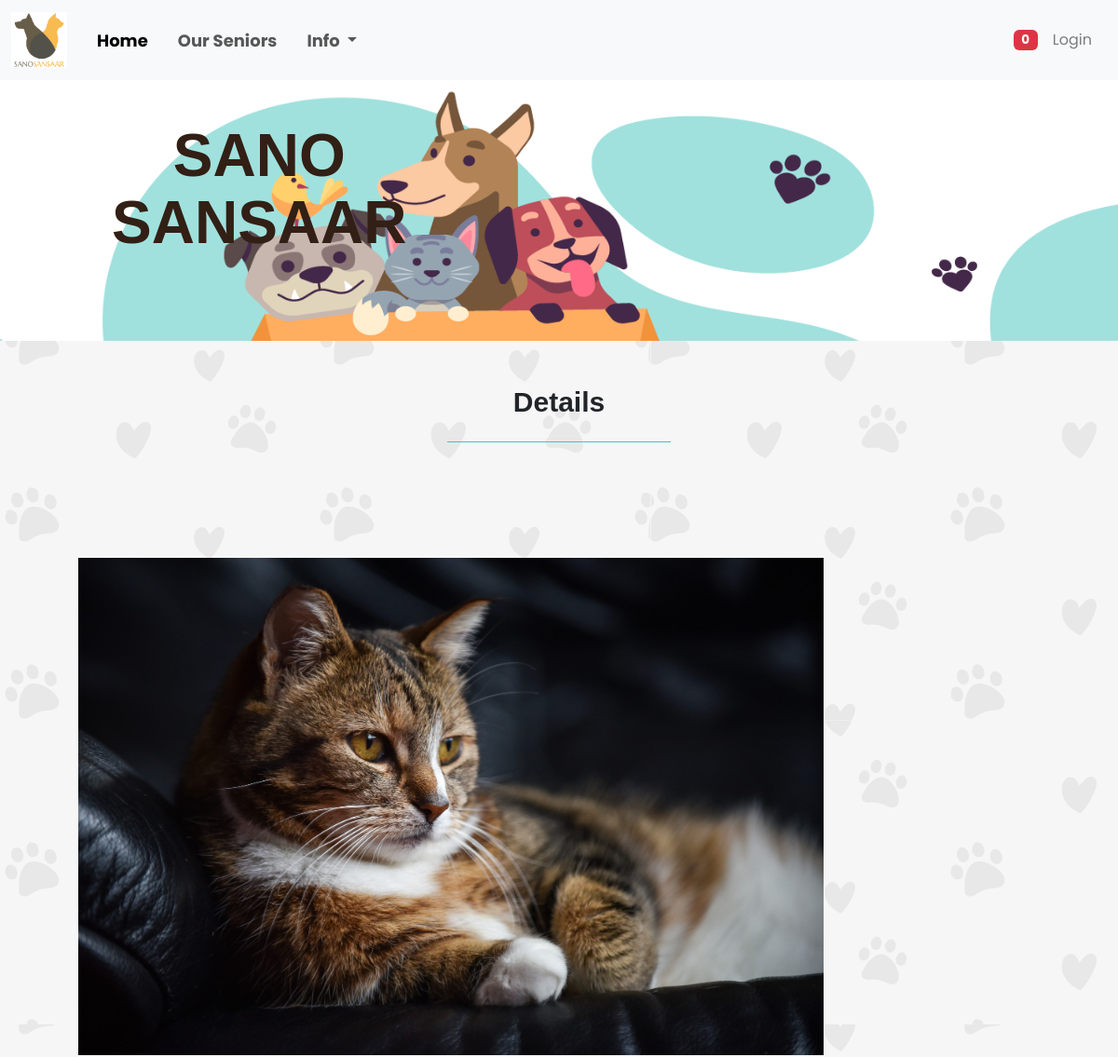
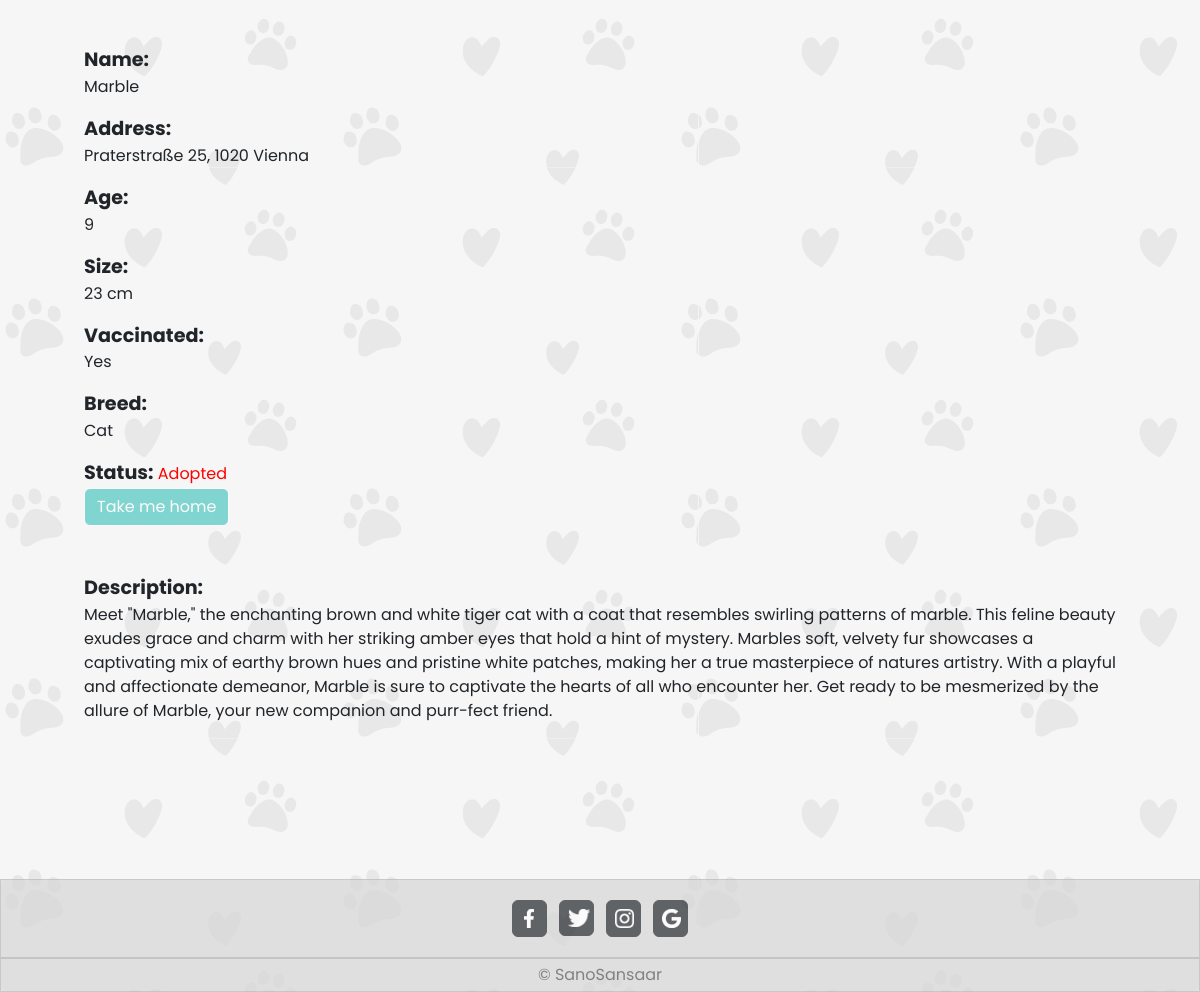
The app's page /Project_Week_BE/php/details.php?x=1 with its own data (2 pictures, top to bottom).
### tables this page shows
CREATE TABLE `animals` (
  `id` int(11) NOT NULL,
  `name` varchar(30) NOT NULL,
  `picture` varchar(100) DEFAULT NULL,
  `address` varchar(60) NOT NULL,
  `description` varchar(10000) NOT NULL,
  `size` varchar(20) NOT NULL,
  `age` varchar(30) NOT NULL,
  `vaccinated` varchar(3) NOT NULL,
  `breed` varchar(30) NOT NULL,
  `status` tinyint(1) NOT NULL,
  `agency_id_fk` int(11) NOT NULL,
  `price` varchar(255) DEFAULT NULL
);

### Project_Week_BE/php/details.php (the view, shortened to what this page needs)
<?php
    require_once "footer.php";
    require_once "navbar.php";
    require_once "db_connect.php";
    $id = $_GET["x"];
    $sql = "SELECT * FROM animals WHERE id = $id";
    $result = mysqli_query($connect, $sql);
    $row = mysqli_fetch_assoc($result);
    $status = $row["status"];
    if($status == 0){
        $message = "Adopted";
        $colorClass = "red-text";
        $disabled = "disabled";
    }else if($status == 2){
        $message = "Requested";
        $colorClass = "red-text";
        $disabled = "";
    } else {
        $message = "Available";
        $colorClass = "green-text";
        $disabled = "";
    }
?>
<!DOCTYPE html>
<html lang="en">
<head>
    <link href="https://cdn.jsdelivr.net/npm/bootstrap@5.3.0/dist/css/bootstrap.min.css" rel="stylesheet">
</head>
<body>
    <?= $nav ?>
    <div class="headerImage mb-5">
        <p id="hero">SANO <br> SANSAAR</p>
    </div>
    <div class="text-center" >
        <h1 id="welcome">Details</h1>
        <hr class="MLLine" style="width:20vw;">
    </div>
    <div class="d-flex flex-row gap-5 flex-wrap justify-content-start align-items-center p-5">
        <div class="w-40"><img src="../images/<?= $row["picture"] ?>" width="80%"></div>
        <div class="w-40 ps-0">
            <div class="mb-3"><b id="txSize">Name:</b> <br> <?= $row["name"] ?></div>
            <div class="mb-3"><b id="txSize">Address:</b> <br><?= $row["address"]?></div>
            <div class="mb-3"><b id="txSize">Age:</b> <br><?= $row["age"]?></div>
            <div class="mb-3"><b id="txSize">Size:</b> <br><?= $row["size"]?> cm</div>
            <div class="mb-3"><b id="txSize">Vaccinated:</b> <br><?= $row["vaccinated"] ?></div>
            <div class="mb-3"><b id="txSize">Breed:</b> <br><?= $row["breed"] ?></div>
            <div >
                <b id="txSize">Status:</b>
                <span class="<?php echo $colorClass; ?>"> <?php echo $message; ?> </span>
            </div>
            <button class='btn text-white' id='upBtn' <?= $disabled ?>> <a class='text-decoration-none text-white' href='adopt.php?x=<?= $row["id"] ?>'>Take me home </a> </button>
        </div>
        <div class="w-100"> <b id="txSize">Description:</b> <br>  <?= $row["description"] ?></div>
    </div>
    <?= $footer ?>
</body>
</html>

### Project_Week_BE/css/details.css (style rules this page uses)
.d-flex { gap: 5%; margin-top: 5%; margin-bottom: 5%; margin-left: 3%; margin-right: 3%; }
.red-text { color: red; }
#txSize { font-size: larger; }

### Project_Week_BE/css/home.css (style rules this page uses)
* { font-family: 'Poppins', sans-serif; }
body { min-height: 100vh; background-image:url(../images/bg.png); background-size:auto; }
.headerImage { background-image: url("../images/hero.png"); width: 100%; min-height: 35vh; background-size: cover; background-repeat: no-repeat; background-position: center; position: relative; display: flex; }
#hero { font-family: "marvin-round", sans-serif; font-weight: 600; font-style: normal; color: #321f15; font-size: 400%; position: absolute; left: 10%; top: 16%; text-align: center; line-height: 4.5rem; }
#welcome { font-family: "marvin-round", sans-serif; font-weight: 600; font-style: normal; font-size: 2.5vw; }
.MLLine { display: inline-flex; justify-self: center; align-self: center; color: #44c4bd; opacity: 100%; }
#upBtn { background-color: #44c4bd; }
body { display: flex; flex-direction: column; min-height: 100vh; margin: 0; }

### records on screen
animals: picture (picture), name "Marble", address "Praterstraße 25, 1020 Vienna", age "9", size "23", vaccinated "Yes", breed "Cat", status "Adopted", description "Meet \"Marble,\" the enchanting brown and white tiger cat with a coat that resembles swirling patterns of marble. This feline beauty exudes grace and charm with her striking amber eyes that hold a hint of mystery. Marbles soft, velvety fur showcases a captivating mix of earthy brown hues and pristine white patches, making her a true masterpiece of natures artistry. With a playful and affectionate demeanor, Marble is sure to captivate the hearts of all who encounter her. Get ready to be mesmerized by the allure of Marble, your new companion and purr-fect friend."

### other values on screen
$notificationCount "0"
